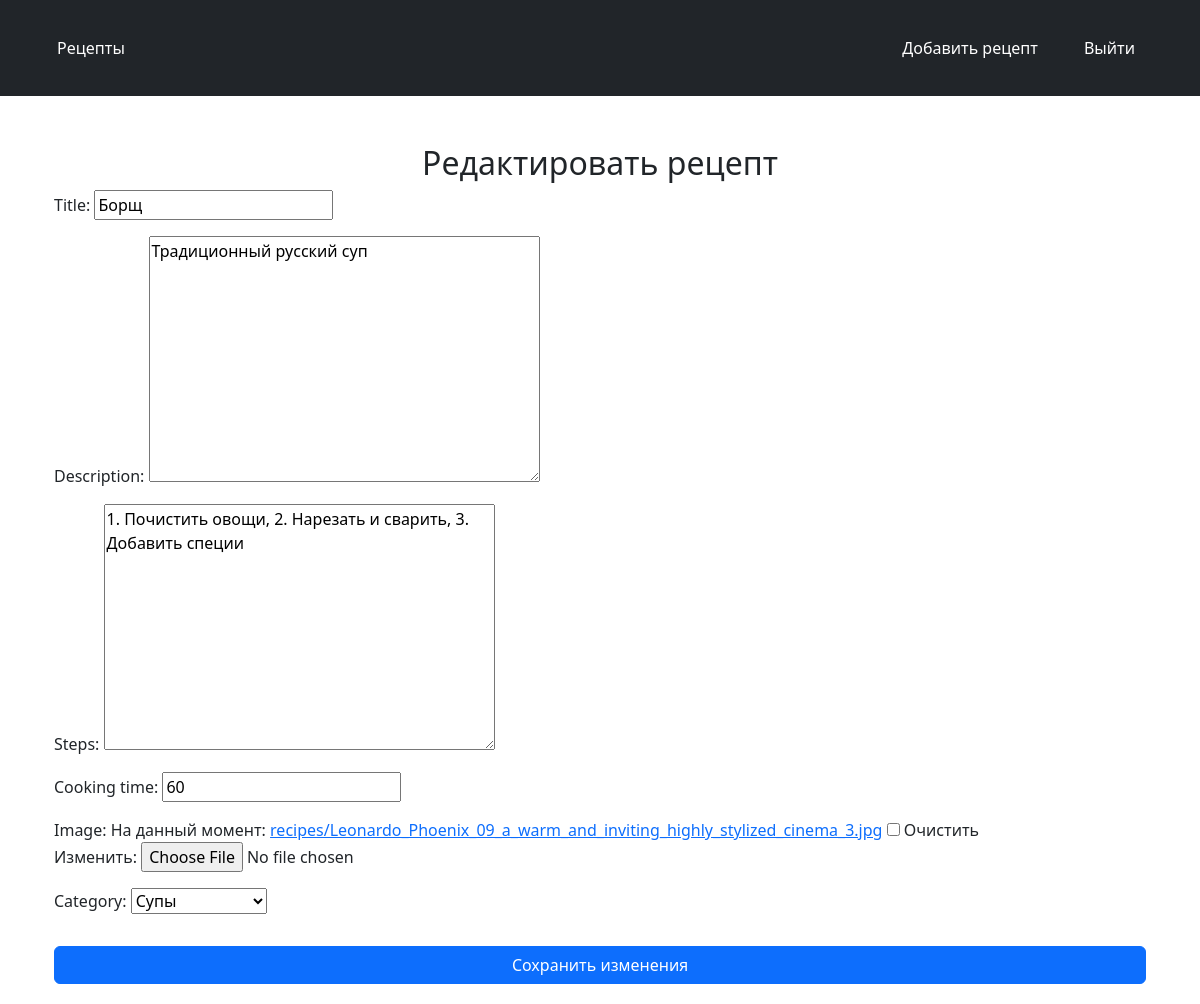
The page /recipe/1/edit/ (signed in) on the database its author committed.
### recipes/models.py (models this page shows, shortened)
class Recipe(models.Model):
    title = models.CharField(max_length=200)  # Название рецепта
    description = models.TextField()  # Описание
    steps = models.TextField()  # Шаги приготовления
    cooking_time = models.PositiveIntegerField()  # Время приготовления (в минутах)
    image = models.ImageField(upload_to='recipes/', blank=True, null=True)  # Изображение
    author = models.ForeignKey(User, on_delete=models.CASCADE)  # Автор рецепта
    category = models.ForeignKey(Category, on_delete=models.SET_NULL, null=True, blank=True)  # Категории

### recipes/views.py (the view)
# urls.py: path('recipe/<int:recipe_id>/edit/', views.add_edit_recipe, name='edit_recipe'),
@login_required(login_url='login')
def add_edit_recipe(request, recipe_id=None):
    if recipe_id:
        recipe = get_object_or_404(Recipe, id=recipe_id)
    else:
        recipe = None
    if request.method == "POST":
        form = RecipeForm(request.POST, request.FILES, instance=recipe)
        if form.is_valid():
            new_recipe = form.save(commit=False)
            new_recipe.author = request.user
            new_recipe.save()
            return redirect('home')
    else:
        form = RecipeForm(instance=recipe)
    return render(request, 'recipes/add_edit_recipe.html', {'form': form, 'recipe': recipe})

### recipes/forms.py
class RecipeForm(forms.ModelForm):
    class Meta:
        model = Recipe
        fields = ['title', 'description', 'steps', 'cooking_time', 'image', 'category']

### recipes/models.py (called while the page is built)
    def __str__(self):
        return self.name

### recipes/templates/recipes/add_edit_recipe.html (shortened to what this page needs)
{% extends 'recipes/base.html' %}
{% load static %}
{% block content %}
<div class="container mt-5">
    <div class="form-container">
        <h2 class="text-center">{% if recipe %}Редактировать рецепт{% else %}Добавить рецепт{% endif %}</h2>
        <form method="POST" enctype="multipart/form-data">
            {{ form.as_p }}
            <button type="submit" class="btn btn-primary w-100 mt-3">
                {% if recipe %}Сохранить изменения{% else %}Добавить рецепт{% endif %}
            </button>
        </form>
    </div>
</div>
{% endblock %}

### recipes/static/css/style.css (style rules this page uses)
body { font-family: 'Arial', sans-serif; background-color: #f8f9fa; color: #333; margin: 0; padding: 0; }
.container { width: 90%; max-width: 1200px; margin: 20px auto; }
h1, h2, h3, h4, h5 { color: #343a40; }
.btn { display: inline-block; padding: 10px 15px; border-radius: 5px; text-align: center; font-size: 16px; transition: background 0.3s ease, transform 0.2s ease; cursor: pointer; }
.btn-primary { background-color: #007bff; color: white; border: none; }

### rows shown on the page
Recipe: title "Борщ", description "Традиционный русский суп", steps "1. Почистить овощи, 2. Нарезать и сварить, 3. Добавить специи", cooking_time "60", category "Супы"
